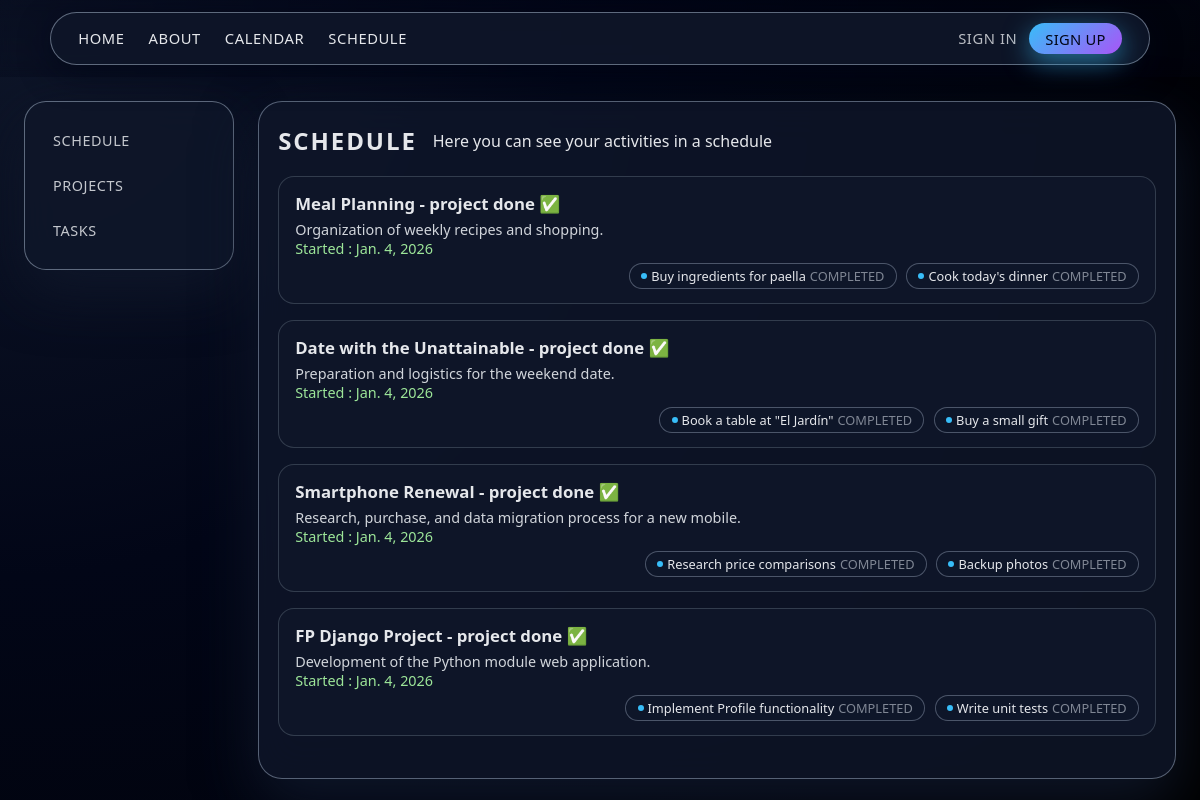
Before: /schedule/ with the older database file.
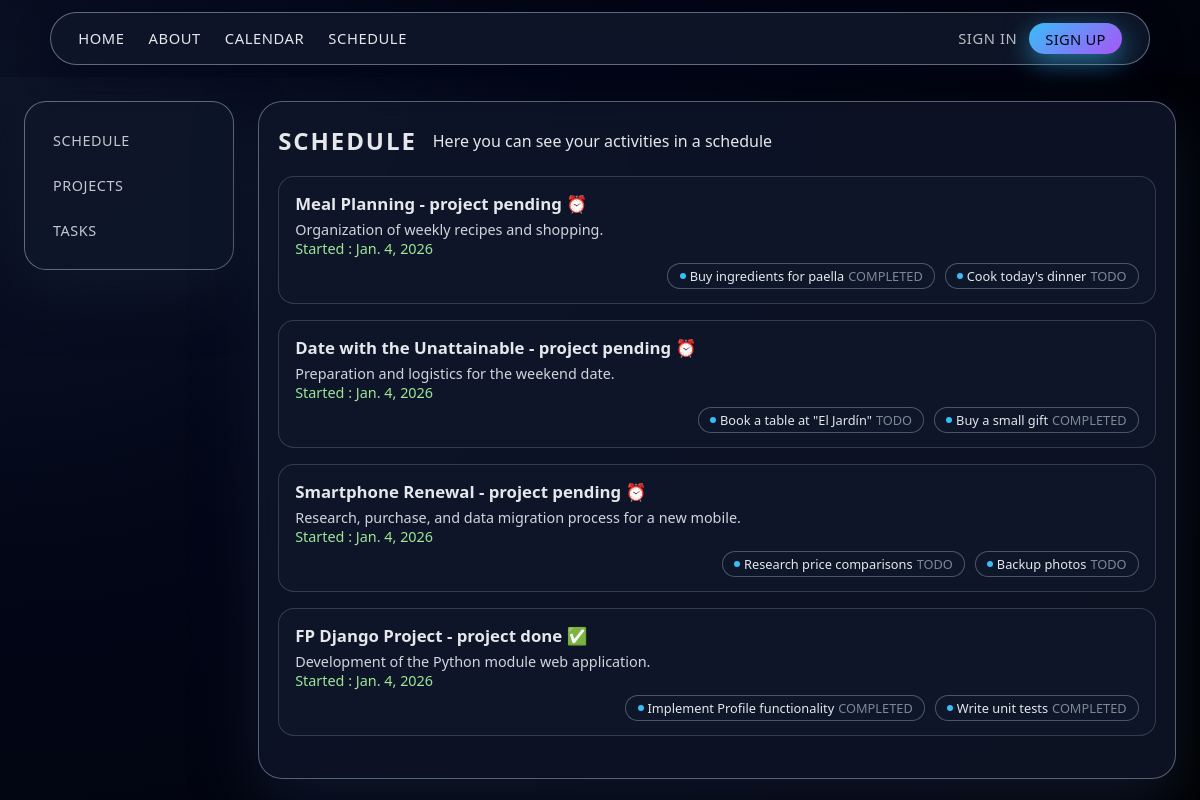
After: the same page with the newer database file.
### myapp/models/projects.py (models this page shows, shortened)
class Project(models.Model):
    title = models.CharField(max_length=200)
    description = models.TextField()
    done = models.BooleanField(default=False)
    created_at = models.DateTimeField(auto_now_add=True)
    date = models.DateField(default=timezone.now)
    updated_at = models.DateTimeField(auto_now=True)
    profile = models.ForeignKey(Profile, on_delete=models.CASCADE)

### myapp/models/tasks.py (models this page shows, shortened)
class Task(models.Model):
    title = models.CharField(max_length=200)
    description = models.TextField()
    status = models.CharField(max_length=50)
    due_date = models.DateTimeField(auto_now=True)
    done = models.BooleanField(default=False)
    project = models.ForeignKey(Project, on_delete=models.CASCADE)

### myapp/views/schedule.py (the view)
# urls.py: path('schedule/',views.schedule, name="schedule"),
def schedule(request):
    description = ""
    og_title="Calendar"
    og_description=""
    og_url=request.build_absolute_uri()
    og_image="https://schedulepy.nicowooow.site/static/images/logo.svg"
    if request.user.is_authenticated:
        try:
            profile = Profile.objects.get(user=request.user)
        except Profile.DoesNotExist:
            profile = None
    else:
        try:
            profile = Profile.objects.get(id=1)
        except Profile.DoesNotExist:
            profile = None
    if profile is not None:
        projects = Project.objects.filter(profile=profile)
        tasks = Task.objects.filter(project__profile=profile)
    else:
        projects = Project.objects.none()
        tasks = Task.objects.none()
    return render(request, 'schedule.html', {
        "page_css": ["css/schedule.css", "css/schedule-projects-tasks.css"],
        "projects": projects,
        "tasks": tasks,
        "og_title":og_title,
        "description":description,
        "og_description":og_description,
        "og_url":og_url,
        "og_image":og_image,
    })

### myapp/templates/schedule.html (shortened to what this page needs)
{% extends 'layouts/header.html' %}
{% load static %}
{% block extra_css %}
  {% if page_css %}
    {% for css in page_css %}
      <link rel="stylesheet" href="{% static css %}">
    {% endfor %}
  {% endif %}
{% endblock %}
{% block content %}
<main>
  <aside class="menu_schedule">
    <ul>
      <li><a href="/schedule/">Schedule</a></li>
      <li><a href="/schedule/projects/">Projects</a></li>
      <li><a href="/schedule/projects/tasks/">Tasks</a></li>
    </ul>
  </aside>
<section class="content">
    <section>
      <h1>Schedule</h1>
      <p>Here you can see your activities in a schedule</p>
    </section>
    <section>
      {% for project in projects %}
        <div class="project-card">
          <div class="project-header">
            <h1>
              {{ project.title }} -
              {% if project.done %}project done ✅{% else %}project pending ⏰{% endif %}
            </h1>
            <p>{{ project.description }}</p>
            <p class="date">
              Started : {{ project.date }}
            </p>
          </div>
          <div class="project-tasks">
            {% if project.task_set.all %}
              <ul>
                {% for task in project.task_set.all %}
                  <li>
                    <span class="task-dot"></span>
                    <span class="task-title">{{ task.title }}</span>
                    <span class="task-status">{{ task.status }}</span>
                  </li>
                {% endfor %}
              </ul>
            {% else %}
              <span class="no-tasks">No tasks</span>
            {% endif %}
          </div>
        </div>
      {% endfor %}
    </section>
  </section>
</main>
{% endblock %}

Changed rows visible on the page:
changed Project "Meal Planning": done "project done ✅" → "project pending ⏰"
changed Task "Cook today's dinner": status "COMPLETED" → "TODO"
changed Project "Date with the Unattainable": done "project done ✅" → "project pending ⏰"
changed Task "Book a table at \"El Jardín\"": status "COMPLETED" → "TODO"
changed Project "Smartphone Renewal": done "project done ✅" → "project pending ⏰"
changed Task "Research price comparisons": status "COMPLETED" → "TODO"
changed Task "Backup photos": status "COMPLETED" → "TODO"
